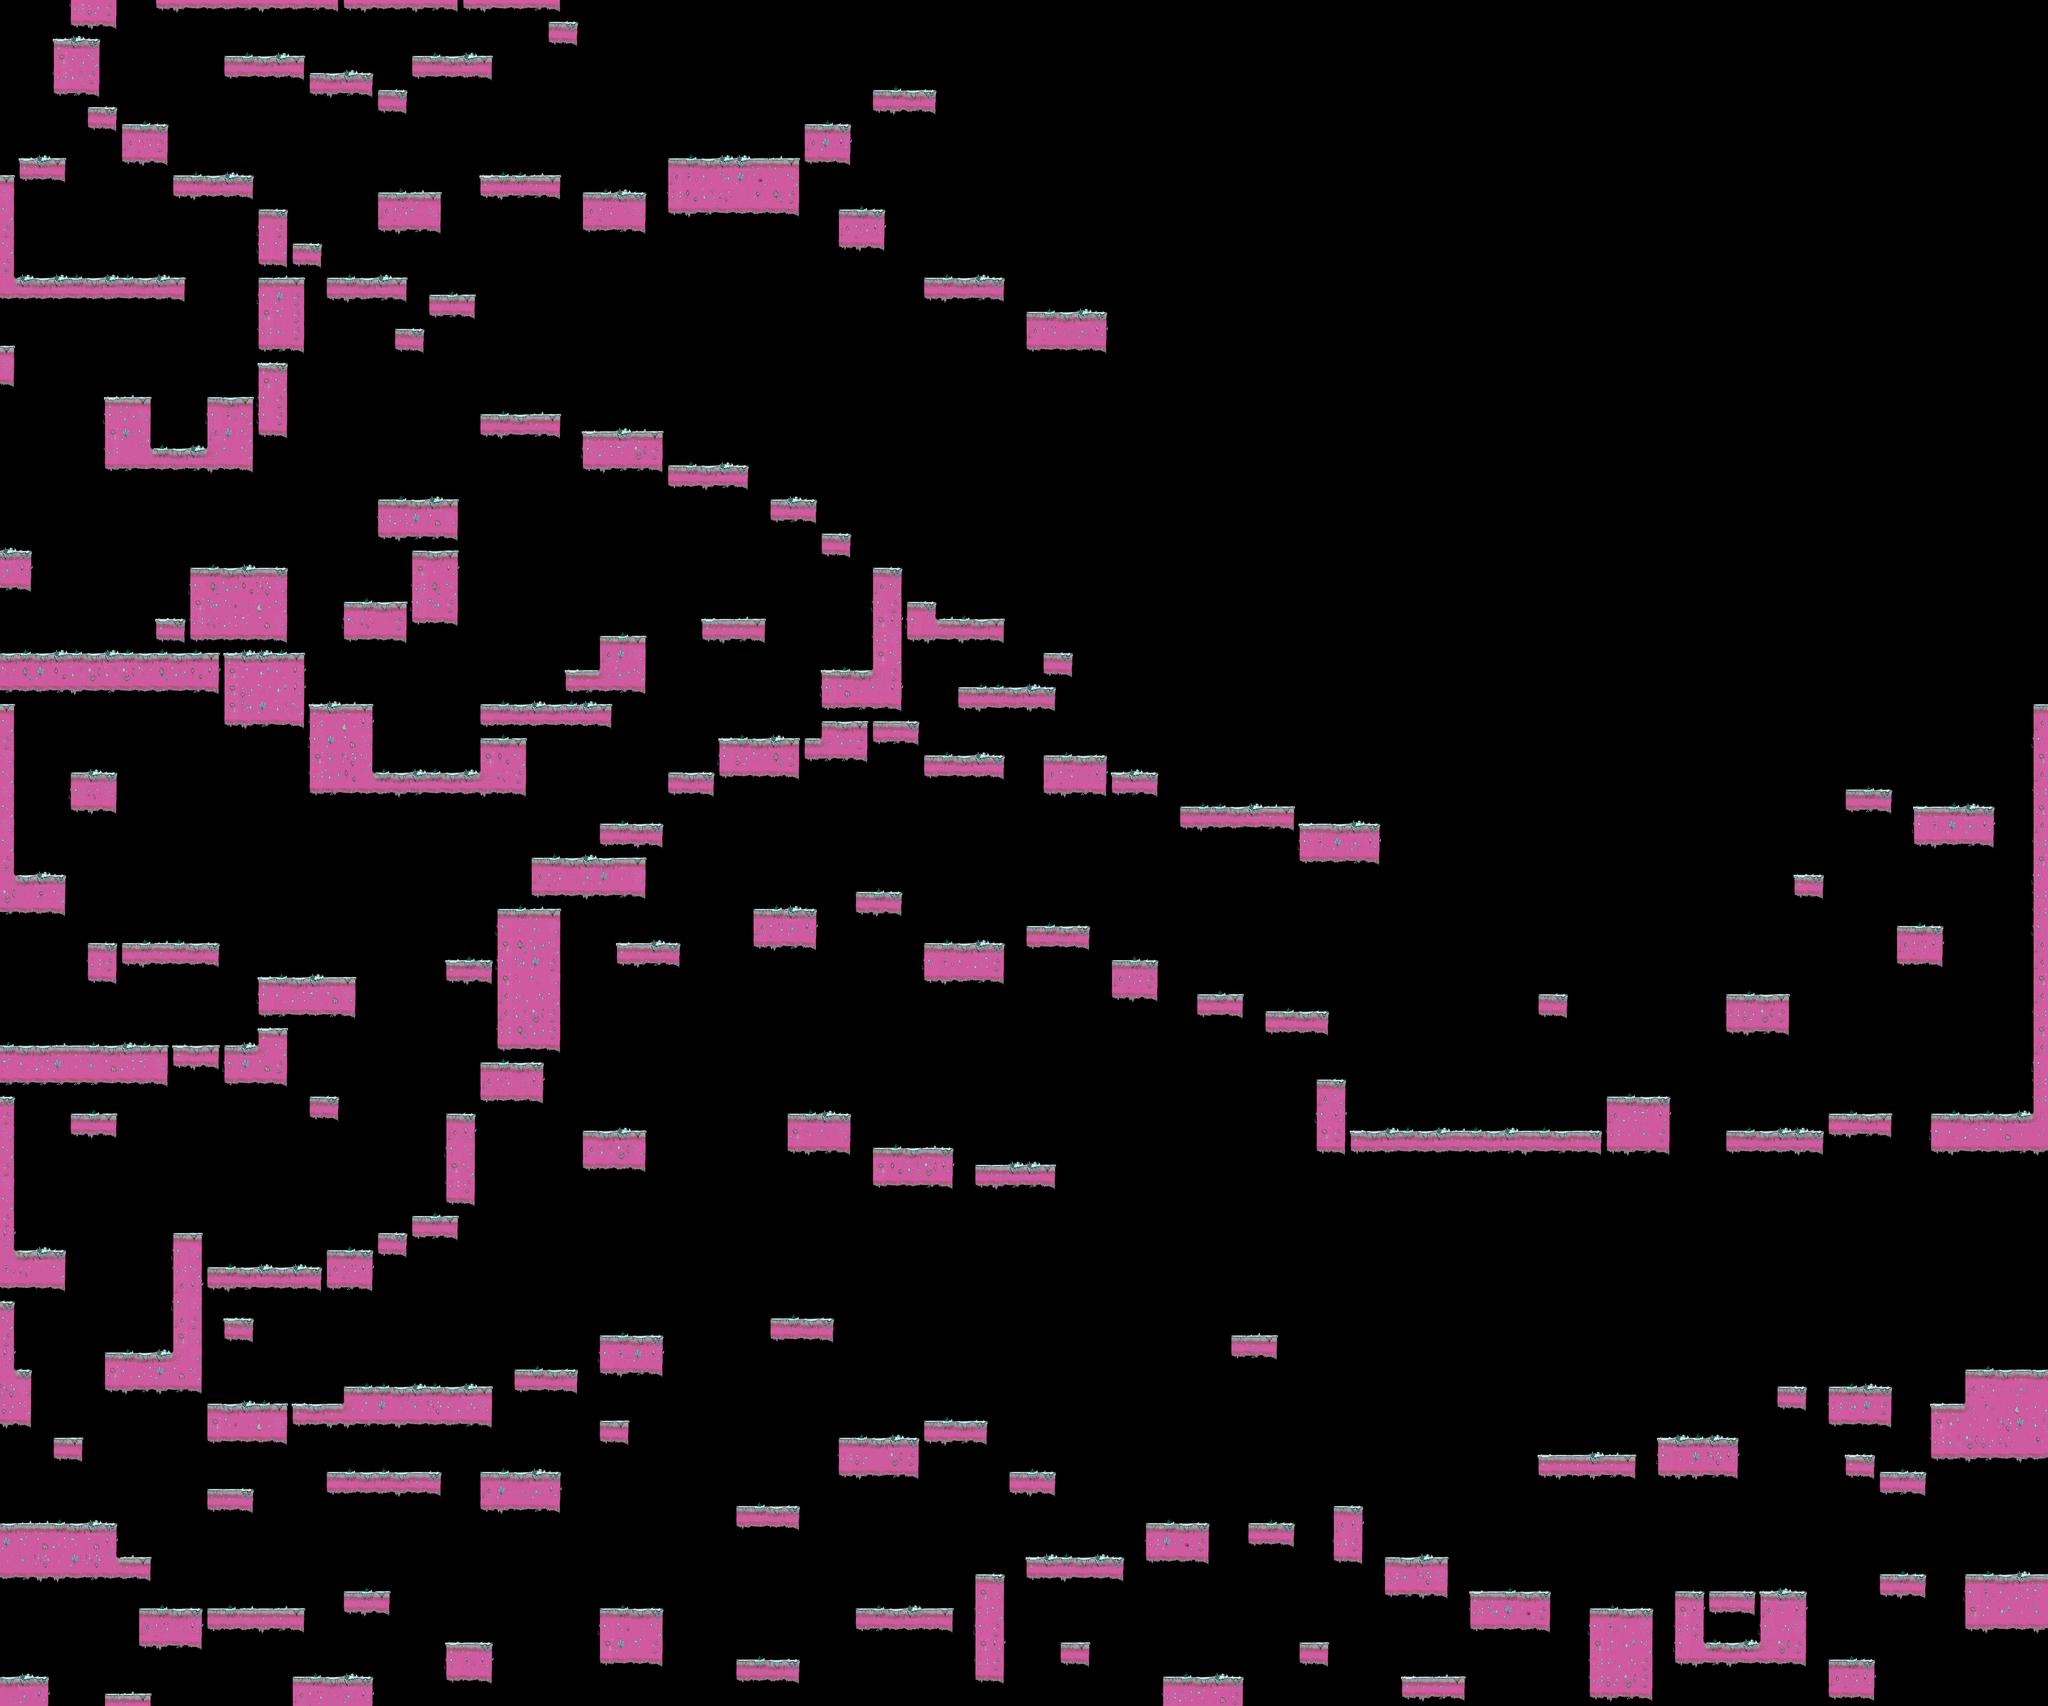

Tiled map render using the project's own tile images. Description and the map definition, with tile-layer contents summarised, below:
An orthogonal 120x100 tile map with 64x64 px tiles, 2 tile layers (fluid, main), 3 tilesets and 397 objects (169x solid, 20x FollowPath, 7x deadzone, mp1, mp2, ...).

<map version="1.0" orientation="orthogonal" width="120" height="100" tilewidth="64" tileheight="64">
 <tileset firstgid="1" source="tiledmap_final.tsx" />
 <tileset firstgid="626" source="entity_tileset.tsx" />
 <tileset firstgid="647" source="moving_platform.tsx" />
 <layer name="fluid" width="120" height="100">
  <data>[12000 cells, 0 non-empty, 0 distinct tile ids]</data>
 </layer>
 <layer name="main" width="120" height="100">
  <data>[12000 cells, 1975 non-empty, 59 distinct tile ids]</data>
 </layer>
 <objectgroup name="objekt" width="120" height="100">
  <object name="bottom" type="deadzone" x="-55" y="6077" width="7936" height="368" />
  <object name="left" type="solid" x="-190" y="-200" width="240" height="6680" />
  <object x="400" y="-928" />
  <object name="top" type="solid" x="-170" y="-242" width="8144" height="272" />
  <object x="9568" y="1008" />
  <object x="8688" y="-384" />
  <object name="right" type="solid" x="7625" y="-187" width="384" height="6664" />
  <object x="9968" y="4016" />
  <object x="6400" y="6640" />
  <object type="solid" x="-9" y="1043" width="699" height="74" />
  <object type="solid" x="395" y="1491" width="167" height="266" />
  <object type="solid" x="780" y="1492" width="189" height="266" />
  <object type="deadzone" x="548" y="1643" width="247" height="79" />
  <object type="solid" x="561" y="1684" width="228" height="73" />
  <object name="mpline1" type="FollowPath" x="226" y="1474">
   <properties>
    <property name="speed" value="80" />
   </properties>
   <polyline points="0,0 -4,390 28,566 176,646 356,642" />
  </object>
  <object type="solid" x="716" y="2131" width="359" height="323" />
  <object type="solid" x="845" y="2452" width="240" height="264" />
  <object type="solid" x="1290" y="2260" width="247" height="141" />
  <object type="solid" x="1141" y="2642" width="255" height="331" />
  <object type="solid" x="1801" y="2643" width="490" height="77" />
  <object type="deadzone" x="1347" y="2807" width="519" height="114" />
  <object type="solid" x="1073" y="2451" width="67" height="264" />
  <object type="solid" x="1417" y="1874" width="296" height="174" />
  <object type="solid" x="1541" y="2051" width="175" height="298" />
  <object type="solid" x="2123" y="2516" width="297" height="127" />
  <object type="solid" x="2250" y="2388" width="168" height="131" />
  <object type="solid" x="2636" y="2324" width="232" height="74" />
  <object type="solid" x="3084" y="2515" width="295" height="255" />
  <object type="solid" x="2700" y="2772" width="551" height="138" />
  <object type="solid" x="1802" y="2718" width="169" height="255" />
  <object type="solid" x="2253" y="3091" width="231" height="129" />
  <object type="solid" x="1994" y="3219" width="425" height="200" />
  <object type="solid" x="1392" y="2898" width="450" height="74" />
  <object type="deadzone" x="30" y="2303" width="747" height="163" />
  <object name="mpline3" type="FollowPath" x="1850" y="3281">
   <properties>
    <property name="isActive" value="false" />
    <property name="speed" value="40" />
   </properties>
   <polyline points="0,0 -964,-2 -1158,-32 -1274,-218 -1284,-394" />
  </object>
  <object type="solid" x="51" y="2452" width="805" height="138" />
  <object type="solid" x="267" y="2900" width="169" height="139" />
  <object gid="629" x="3136" y="2512">
   <properties>
    <property name="trigger" value="mp3" />
   </properties>
  </object>
  <object type="solid" x="46" y="3283" width="198" height="136" />
  <object type="solid" x="972" y="3668" width="359" height="136" />
  <object type="solid" x="50" y="3923" width="1026" height="138" />
  <object type="solid" x="434" y="3539" width="384" height="74" />
  <object type="solid" x="331" y="3540" width="105" height="137" />
  <object type="deadzone" x="23" y="3869" width="991" height="115" />
  <object gid="633" x="125" y="3281">
   <properties>
    <property name="trigger" value="mp4" />
   </properties>
  </object>
  <object name="mpline4" type="FollowPath" x="1536" y="3645">
   <properties>
    <property name="isActive" value="false" />
    <property name="speed" value="40" />
   </properties>
   <polyline points="0,0 0,655 -42,797 -155,903 -370,942 -618,945 -1203,942" />
  </object>
  <object type="solid" x="1866" y="3411" width="239" height="571" />
  <object type="solid" x="1676" y="3603" width="191" height="74" />
  <object type="solid" x="968" y="788" width="109" height="845" />
  <object type="solid" x="54" y="4691" width="189" height="140" />
  <object type="solid" x="393" y="5074" width="363" height="140" />
  <object gid="635" x="1172" y="1847" />
  <object gid="635" x="1992" y="2344" />
  <object gid="636" x="1212" y="3116" />
  <object gid="635" x="660" y="4284" />
  <object gid="635" x="2560" y="2620" />
  <object gid="635" x="492" y="1268" />
  <object type="solid" x="971" y="3802" width="105" height="122" />
  <object name="mp1" gid="647" x="194" y="1528">
   <properties>
    <property name="path" value="mpline1" />
   </properties>
  </object>
  <object name="mp2" gid="647" x="1568" y="2874">
   <properties>
    <property name="path" value="mpline2" />
   </properties>
  </object>
  <object name="mp3" gid="648" x="533" y="2914">
   <properties>
    <property name="path" value="mpline3" />
   </properties>
  </object>
  <object name="mp4" type="FollowPath" gid="648" x="1502" y="3678">
   <properties>
    <property name="path" value="mpline4" />
   </properties>
  </object>
  <object type="solid" x="2504" y="2898" width="194" height="76" />
  <object type="solid" x="3274" y="2132" width="104" height="382" />
  <object name="mpline2" type="FollowPath" x="1600" y="2626">
   <properties>
    <property name="speed" value="60" />
   </properties>
   <polyline points="0,0 2,224" />
  </object>
  <object type="solid" x="52" y="5136" width="76" height="204" />
  <object type="solid" x="652" y="4626" width="100" height="452" />
  <object type="solid" x="48" y="5716" width="388" height="200" />
  </objectgroup>
</map>
<!-- 329 of 397 objects omitted -->
